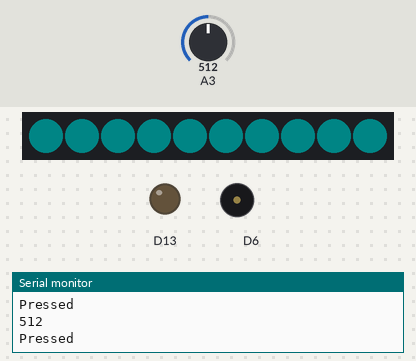
The sketch below on a simulated Adafruit Circuit Playground Express. Parts: 10 RGB LEDs in strip order, left to right, output pins drawn as LEDs (lit = HIGH), buzzer (waves = sounding), the last lines printed to the serial monitor. Inputs (shaded band) come from the test bench; at power-on: A3 = 512. Dim RGB values are drawn brighter than linear.

Above: at 1.2 s.
1.3 s: A3 set to 79
2.8 s: A3 set to 64
At 3.6 s:
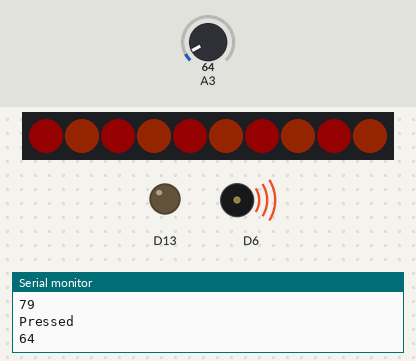
4.3 s: A3 set to 80
At 4.43 s:
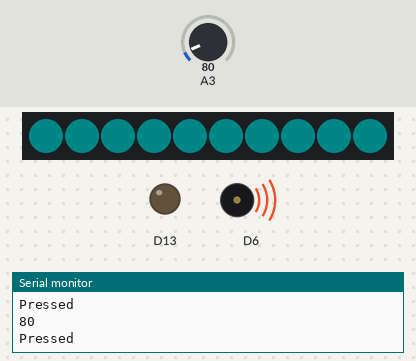
6.0 s: A3 set to 60
At 7.2 s:
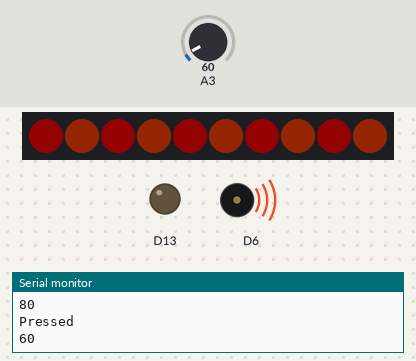
7.5 s: A3 set to 122
At 9.3 s:
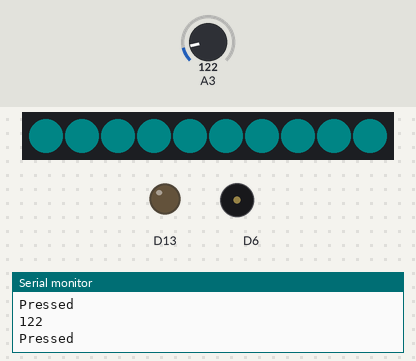
Timing chart, 0 to 10.3 s (numbered marks = the images above; inputs shaded):
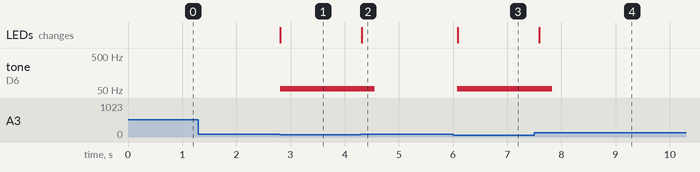

Measured:
- the behaviour switches between 71 and 70 on A3 (found by bisection; images 0 and 1)
- after the input at 2.8 s, tone on D6: silent → 55 Hz at once; the LEDs: change at once (image 1)
- after the input at 4.3 s, tone on D6: 55 Hz → silent after 0.26 s; the LEDs: change at once (image 2)
- after the input at 6.0 s, tone on D6: silent → 55 Hz after 0.08 s; the LEDs: change after 0.08 s (image 3)
- after the input at 7.5 s, tone on D6: 55 Hz → silent after 0.33 s; the LEDs: change after 0.09 s (image 4)

The sketch:

PPEnsure.ino
```cpp
/*
PPEnsure
Katlin Walsh
DIGF 3010 | Advanced Wearable Electronics
OCAD University
Created on January 29, 2020

Based on:
Hello_Speaker, Adafruit_CircuitPlayground Example, https://github.com/adafruit/Adafruit_CircuitPlayground/blob/master/examples/Hello_CircuitPlayground/Hello_Speaker/Hello_Speaker.ino
Hello_NeoPixels, Adafruit_CircuitPlayground Example, https://github.com/adafruit/Adafruit_CircuitPlayground/blob/master/examples/Hello_CircuitPlayground/Hello_NeoPixels/Hello_NeoPixels.ino
Hello_Analog, Carter Nelson, https://learn.adafruit.com/circuit-playground-analog-input/hello-analog
*/

#include <Adafruit_CircuitPlayground.h> //bring in Playground Library

void setup() {
  CircuitPlayground.begin();
  Serial.begin(9600);
  pinMode(3, INPUT_PULLUP); //Pin 3
}

void loop()
{
  int val= analogRead(3);
  Serial.println(val);
  bool pressed = false;
  if(val > 70) //edit this number for sensitivity changes!
  {
      Serial.println("Pressed"); //double check that the readings are working
      pressed = true;
  }

  if(!pressed)
  {
    CircuitPlayground.playTone(81, 1000, false); //plays E2 for 1 S with no delay

    for (int num = 0; num < 10; num++)
    {
      CircuitPlayground.setPixelColor(num, 255, 0, 0); //all pins are red
    }

   CircuitPlayground.playTone(55, 1750, false); //Plays A1 for 1.75s with no delay

    for (int even = 0; even < 10; even+=2)
    {
      CircuitPlayground.setPixelColor(even, 255, 0, 0); //Pins with even numbers are red
    }


    for (int odd = 1; odd < 10; odd+=2)
    {
      CircuitPlayground.setPixelColor(odd, 255, 69, 0); //Pins with odd numbers are orange
    }


    delay(1500); //Delay for 1.5s
  }
  else
  {
      for (int i = 0; i < 10; i++)
      {
        CircuitPlayground.setPixelColor(i, 0, 102, 102); //all pins are teal
      }

      delay(100); //Don't delete this!
  }
}
```
